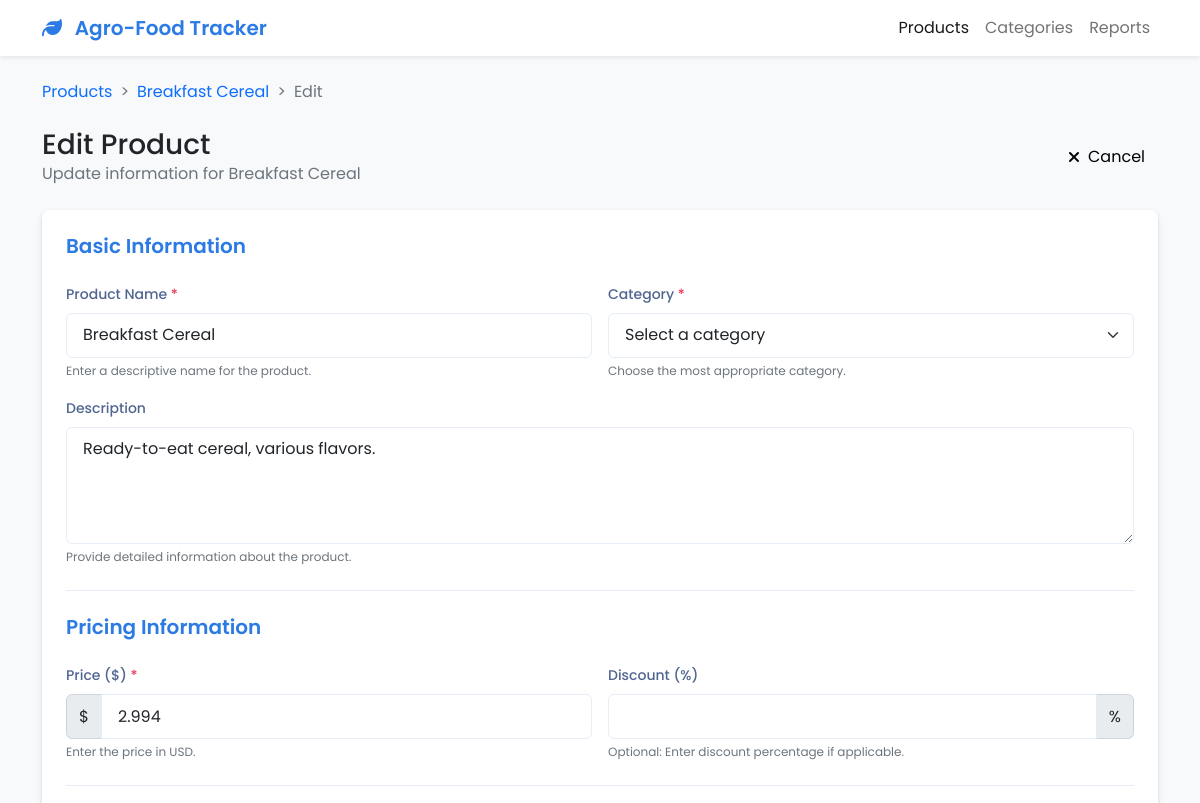
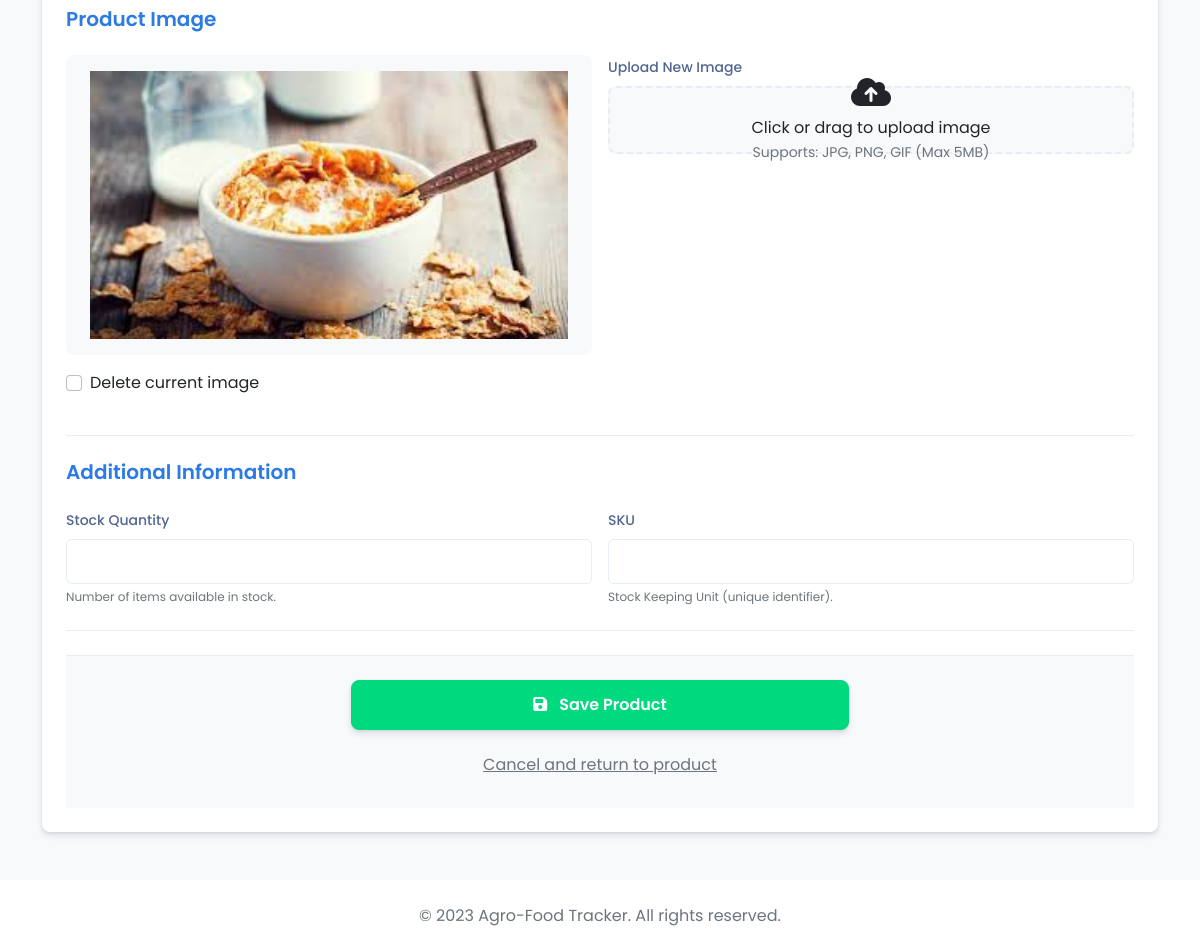
Screenshot of /edit/101/ with the database file from the repository (2 pictures, top to bottom).
### products/models.py (models this page shows, shortened)
class Product(models.Model):
    CATEGORY_CHOICES = [
        ('Fruits', 'Fruits'),
        ('Vegetables', 'Vegetables'),
        ('Dairy', 'Dairy'),
        ('Grains', 'Grains'),
        ('Meat', 'Meat'),
        ('Processed', 'Processed Foods'),
        ('Other', 'Other'),
    ]
    name = models.CharField(max_length=100)
    category = models.CharField(max_length=100, choices=CATEGORY_CHOICES)
    description = models.TextField()
    price = models.DecimalField(
        max_digits=10,
        decimal_places=3,
        validators=[MinValueValidator(0.001)]
    )
    image = models.ImageField(upload_to='product_images/', blank=True, null=True)
    created_at = models.DateTimeField(default=timezone.now)
    updated_at = models.DateTimeField(auto_now=True)
    class Meta:
        ordering = ['-created_at']
        verbose_name = 'Product'
        verbose_name_plural = 'Products'

### products/views.py (the view)
# urls.py: path('edit/<int:pk>/', views.product_edit, name='product_edit'),
def product_edit(request, pk):
    product = get_object_or_404(Product, pk=pk)
    if request.method == 'POST':
        form = ProductForm(request.POST, request.FILES, instance=product)
        if form.is_valid():
            product = form.save()
            messages.success(request, f'Product "{product.name}" was successfully updated!')
            return redirect('product_list')
        else:
            messages.error(request, 'There was an error with your submission. Please check the form.')
    else:
        form = ProductForm(instance=product)
    return render(request, 'products/product_edit.html', {'form': form, 'product': product})

### products/forms.py
class ProductForm(forms.ModelForm):
    class Meta:
        model = Product
        fields = ['name', 'category', 'description', 'price', 'image']
        widgets = {
            'name': forms.TextInput(attrs={'class': 'form-control', 'placeholder': 'Product name'}),
            'category': forms.Select(attrs={'class': 'form-control'}),
            'description': forms.Textarea(attrs={'class': 'form-control', 'rows': 4, 'placeholder': 'Product description'}),
            'price': forms.NumberInput(attrs={'class': 'form-control', 'min': '0.01', 'step': '0.01', 'placeholder': '0.00'}),
            'image': forms.FileInput(attrs={'class': 'form-control-file'}),
        }

### products/templates/products/product_edit.html (shortened to what this page needs)
<!DOCTYPE html>
<html lang="en">
<head>
    <link href="https://cdn.jsdelivr.net/npm/bootstrap@5.2.3/dist/css/bootstrap.min.css" rel="stylesheet">
    <link rel="stylesheet" href="https://cdnjs.cloudflare.com/ajax/libs/font-awesome/6.2.0/css/all.min.css">
    <link rel="stylesheet" href="https://cdn.jsdelivr.net/npm/flatpickr/dist/flatpickr.min.css">
</head>
<body>
<nav class="navbar navbar-expand-lg navbar-light bg-white shadow-sm mb-4">
    <div class="container">
        <a class="navbar-brand" href="#">
            <i class="fas fa-leaf me-2"></i>
            Agro-Food Tracker
        </a>
        <div class="collapse navbar-collapse" id="navbarNav">
            <ul class="navbar-nav ms-auto">
                <li class="nav-item">
                    <a class="nav-link active" href="#">Products</a>
                </li>
                <li class="nav-item">
                    <a class="nav-link" href="#">Categories</a>
                </li>
                <li class="nav-item">
                    <a class="nav-link" href="#">Reports</a>
                </li>
            </ul>
        </div>
    </div>
</nav>
<div class="container">
    <nav aria-label="breadcrumb">
        <ol class="breadcrumb">
            <li class="breadcrumb-item"><a href="{% url 'product_list' %}" class="text-decoration-none">Products</a></li>
            <li class="breadcrumb-item"><a href="{% url 'product_view' product.id %}" class="text-decoration-none">{{ product.name }}</a></li>
            <li class="breadcrumb-item active" aria-current="page">Edit</li>
        </ol>
    </nav>
    <div class="d-flex justify-content-between align-items-center mb-4">
        <div>
            <h1 class="h3 mb-0">Edit Product</h1>
            <p class="text-muted mb-0">Update information for {{ product.name }}</p>
        </div>
        <div>
            <a href="{% url 'product_view' product.id %}" class="btn btn-light btn-icon">
                <i class="fas fa-times"></i> Cancel
            </a>
        </div>
    </div>
    <div class="card">
        <div class="card-body p-4">
            <form method="post" enctype="multipart/form-data" novalidate>
                <div class="form-section">
                    <h5 class="section-title">Basic Information</h5>
                    <div class="row g-3">
                        <div class="col-md-6">
                            <label for="id_name" class="form-label required-label">Product Name</label>
                            <input type="text" class="form-control {% if form.name.errors %}is-invalid{% endif %}" id="id_name" name="name" value="{{ form.name.value|default:product.name }}" required>
                            <div class="form-text">Enter a descriptive name for the product.</div>
                        </div>
                        <div class="col-md-6">
                            <label for="id_category" class="form-label required-label">Category</label>
                            <select class="form-select {% if form.category.errors %}is-invalid{% endif %}" id="id_category" name="category" required>
                                <option value="" {% if not form.category.value and not product.category %}selected{% endif %}>Select a category</option>
                            </select>
                            <div class="form-text">Choose the most appropriate category.</div>
                        </div>
                        <div class="col-md-12">
                            <label for="id_description" class="form-label">Description</label>
                            <textarea class="form-control {% if form.description.errors %}is-invalid{% endif %}" id="id_description" name="description" rows="4">{{ form.description.value|default:product.description }}</textarea>
                            <div class="form-text">Provide detailed information about the product.</div>
                        </div>
                    </div>
                </div>
                <div class="form-section">
                    <h5 class="section-title">Pricing Information</h5>
                    <div class="row g-3">
                        <div class="col-md-6">
                            <label for="id_price" class="form-label required-label">Price ($)</label>
                            <div class="input-group">
                                <span class="input-group-text">$</span>
                                <input type="number" class="form-control {% if form.price.errors %}is-invalid{% endif %}" id="id_price" name="price" value="{{ form.price.value|default:product.price }}" step="0.01" min="0" required>
                            </div>
                            <div class="form-text">Enter the price in USD.</div>
                        </div>
                        <div class="col-md-6">
                            <label for="id_discount" class="form-label">Discount (%)</label>
                            <div class="input-group">
                                <input type="number" class="form-control {% if form.discount.errors %}is-invalid{% endif %}" id="id_discount" name="discount" value="{{ form.discount.value|default:'' }}" min="0" max="100">
                                <span class="input-group-text">%</span>
                            </div>
                            <div class="form-text">Optional: Enter discount percentage if applicable.</div>
                        </div>
                    </div>
                </div>
                <div class="form-section">
                    <h5 class="section-title">Product Image</h5>
                    <div class="row g-3">
                        <div class="col-md-6">
                            {% if product.image %}
                                <img src="{{ product.image.url }}" alt="{{ product.name }}" class="image-preview mb-3" id="image-preview">
                                <div class="form-check mb-3">
                                    <input class="form-check-input" type="checkbox" id="id_delete_image" name="delete_image">
                                    <label class="form-check-label" for="id_delete_image">
                                        Delete current image
                                    </label>
                                </div>
                            {% endif %}
                        </div>
                        <div class="col-md-6">
                            <label for="id_image" class="form-label">Upload New Image</label>
                            <div class="file-upload mb-3">
                                <div class="file-upload-btn">
                                    <div class="text-center">
                                        <i class="fas fa-cloud-upload-alt fa-2x mb-2"></i>
                                        <p class="mb-0">Click or drag to upload image</p>
                                        <small class="text-muted">Supports: JPG, PNG, GIF (Max 5MB)</small>
                                    </div>
                                </div>
                            </div>
                        </div>
                    </div>
                </div>
                <div class="form-section">
                    <h5 class="section-title">Additional Information</h5>
                    <div class="row g-3">
                        <div class="col-md-6">
                            <label for="id_stock" class="form-label">Stock Quantity</label>
                            <input type="number" class="form-control" id="id_stock" name="stock" value="{{ form.stock.value|default:'' }}" min="0">
                            <div class="form-text">Number of items available in stock.</div>
                        </div>
                        <div class="col-md-6">
                            <label for="id_sku" class="form-label">SKU</label>
                            <input type="text" class="form-control" id="id_sku" name="sku" value="{{ form.sku.value|default:'' }}">
                            <div class="form-text">Stock Keeping Unit (unique identifier).</div>
                        </div>
                    </div>
                </div>
                <div class="form-actions text-center">
                    <div class="row">
                        <div class="col-md-6 offset-md-3">
                            <button type="submit" class="btn btn-success btn-lg save-btn w-100">
                                <i class="fas fa-save"></i> Save Product
                            </button>
                            <div class="d-flex justify-content-center mt-3">
                                <a href="{% url 'product_view' product.id %}" class="btn btn-link text-muted">
                                    Cancel and return to product
                                </a>
                            </div>
                        </div>
                    </div>
                </div>
            </form>
        </div>
    </div>
</div>
<footer class="bg-white py-4 mt-5">
    <div class="container">
        <div class="row">
            <div class="col-12 text-center">
                <p class="text-muted mb-0">&copy; 2023 Agro-Food Tracker. All rights reserved.</p>
            </div>
        </div>
    </div>
</footer>
</body>
</html>

### products/templates/products/product_edit.html (style rules this page uses)
body { font-family: 'Poppins', sans-serif; background-color: #f8f9fa; color: #212529; }
.navbar-brand { font-weight: 600; color: #2c7be5; }
.card { border-radius: 0.5rem; box-shadow: 0 4px 6px rgba(50, 50, 93, 0.11), 0 1px 3px rgba(0, 0, 0, 0.08); border: none; }
.btn-success { background-color: #00d97e; border-color: #00d97e; }
.btn-icon { display: inline-flex; align-items: center; }
.btn-icon i { margin-right: 0.5rem; }
.form-label { font-weight: 500; color: #506690; font-size: 0.875rem; }
.form-control, .form-select { border-color: #e6edf5; padding: 0.6rem 1rem; }
.form-text { font-size: 0.75rem; }
.breadcrumb-item + .breadcrumb-item::before { content: ">"; }
.breadcrumb { margin-bottom: 1.5rem; }
.form-section { border-bottom: 1px solid #e6edf5; padding-bottom: 1.5rem; margin-bottom: 1.5rem; }
.section-title { color: #2c7be5; font-weight: 600; margin-bottom: 1.5rem; }
.image-preview { width: 100%; max-height: 300px; border-radius: 0.5rem; object-fit: contain; background-color: #f8f9fa; padding: 1rem; margin-bottom: 1rem; }
.file-upload { position: relative; }
.file-upload-btn { position: absolute; top: 0; right: 0; bottom: 0; left: 0; z-index: 0; display: flex; align-items: center; justify-content: center; border: 2px dashed #e6edf5; border-radius: 0.5rem; background-color: #f8f9fa; padding: 2rem; transition: all 0.3s ease; }
.required-label::after { content: " *"; color: #e63757; }
.save-btn { padding: 0.75rem 2rem; font-weight: 600; font-size: 1rem; box-shadow: 0 4px 6px rgba(50, 50, 93, 0.11), 0 1px 3px rgba(0, 0, 0, 0.08); }
.save-btn i { margin-right: 0.5rem; }
.form-actions { padding: 1.5rem; background-color: #f8f9fa; border-top: 1px solid #e6edf5; margin-top: 1rem; }

### rows the page displays
Product: name "Breakfast Cereal", description "Ready-to-eat cereal, various flavors.", price "2.994", image (picture)
